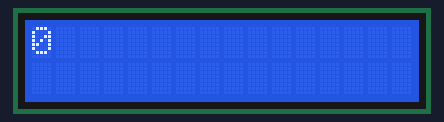
This sketch was run on a simulated Arduino Uno, built with avr-gcc and run on an emulated ATmega328P. Parts: 16×2 character LCD.

Above: at 0.1 s.
At 4.6 s:
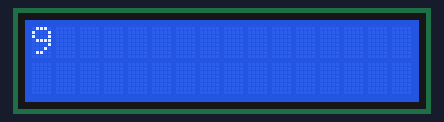
At 9.7 s:
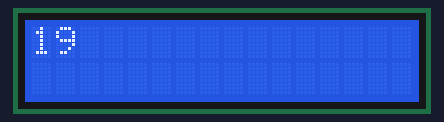
At 19.7 s:
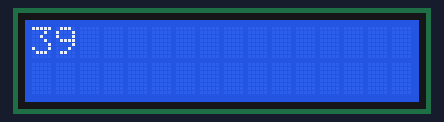
At 29.3 s:
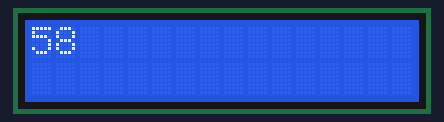
At 39.3 s:
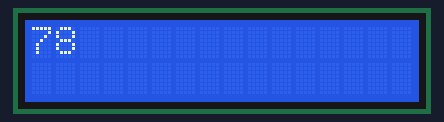

The sketch:

Lab5.ino
```cpp
#include<LiquidCrystal.h>                                                                 //These two lines setup the drivers for the display
LiquidCrystal LcdDriver(12, 11, 5, 6, 7, 8);

int x = 0;

void setup() {                                                                 //Begins Lcd on pin 16 and 2
  LcdDriver.begin(16, 2);
  LcdDriver.clear();
  LcdDriver.setCursor(0,0);

}

void loop(){

  LcdDriver.print(x);
  delay(500);
  LcdDriver.clear();
  x++;

}
```

Measured:
- what the display in image 1 shows lasts 0.5 s, from 4.6 s to 5.1 s
